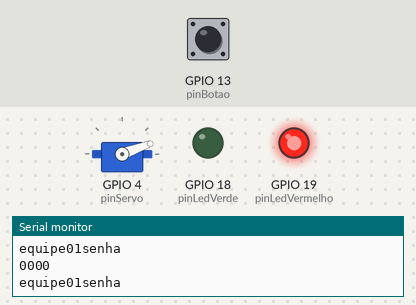
Simulated run of this sketch. Board: ESP32. Parts: servo, output pins drawn as LEDs (lit = HIGH), the last lines printed to the serial monitor. Dashed ring = blinking. Inputs (shaded band) come from the test bench; at power-on: GPIO 13 (pinBotao) HIGH. WiFi joins after 1.5 s; servers stay silent unless stated; no MQTT or app messages arrive unless stated.

Above: at 2.7 s.
2.8 s: GPIO 13 (pinBotao) pulled LOW for 1 s
At 3.9 s:
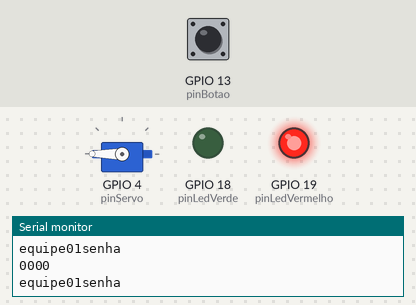
9.0 s: GPIO 13 (pinBotao) pulled LOW for 3.2 s
At 10.4 s:
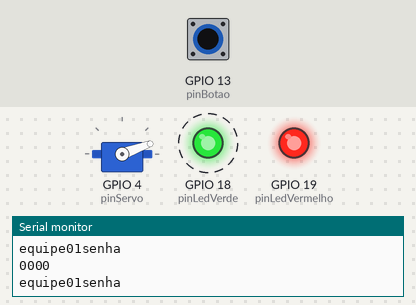
Timing chart, 0 to 14.1 s (numbered marks = the images above; inputs shaded):
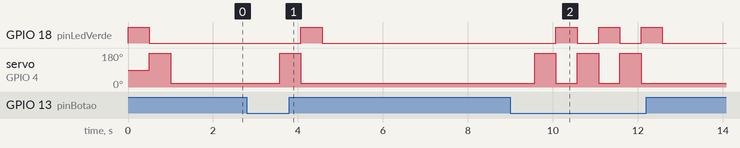

The sketch:

MQTTCofre.ino
```cpp
#include <WiFi.h>
#include <PubSubClient.h>
#include <ESP32Servo.h>
#include <Arduino.h>

#define pinLedVermelho 19
#define pinLedVerde 18
#define pinBotao 13
#define pinServo 4

Servo servo;

String minhaSenha = "0000";
String mensagem = "";
String aux = "";
bool enviado = false;
bool tentativaSenha = false;
bool mqttStatus = 0;
int valorCorreto = 0;

const char* ssid = "connect_modulo"; // REDE
const char* password = "C0n3ct@!"; // SENHA

// MQTT Broker
const char *mqtt_broker = "broker.hivemq.com";  //Host do broket
const char *topic = "equipe01";                //Topico a ser subscrito e publicado
const char *topicResp = "equipe01/resp";    //Topico a ser subscrito e publicado
const char *mqtt_username = "";            //Usuario
const char *mqtt_password = "";            //Senha
const int mqtt_port = 1883;                //Porta
int qtdCaractere = 4;

//Objetos
WiFiClient espClient;
PubSubClient client(espClient);

//Prototipos
bool connectMQTT();
void callback(char *topic, byte * payload, unsigned int length);

void setup(void){
  Serial.begin(9600);

  // Conectar
  WiFi.begin(ssid, password);

  servo.attach(pinServo);
  pinMode(pinLedVermelho, OUTPUT);
  pinMode(pinLedVerde, OUTPUT);
  pinMode(pinBotao, INPUT_PULLUP);
  ativaLeds();
  ativaServo();

  //Aguardando conexão
  Serial.println();
  Serial.print("Conectando");
  while (WiFi.status() != WL_CONNECTED) {
    delay(500);
    Serial.print(".");
  }
  Serial.println("");
  Serial.println("WiFi connected");

  //Envia IP através da UART
  Serial.println(WiFi.localIP());

  mqttStatus =  connectMQTT();
}

void loop() {
 static long long pooling  = 0;
  if (mqttStatus){

    client.loop();

    if (millis() > pooling +1000){
      pooling = millis();
      String topico = String(topic) + "senha. Cofre Trancado, defina nova senha";
      if(extrairLadoEsquerdo(mensagem, 13) == String(topic) + "senha"){
        minhaSenha = extrairLadoDireito(mensagem, qtdCaractere);
      }else if(!digitalRead(pinBotao)){
        client.publish(topic, topico.c_str());
        resetCofre();
      }

      if(enviado && extrairLadoEsquerdo(mensagem, 13) != String(topic) + "senha" && valorCorreto != qtdCaractere){
        client.publish(topicResp, analisaSenha(extrairLadoDireito(mensagem, qtdCaractere), minhaSenha).c_str());
        enviado = false;
      }

      Serial.println(minhaSenha);
      Serial.println(mensagem);
      Serial.println(extrairLadoEsquerdo(mensagem, 13));
      Serial.println(String(topic) + "senha");

      if(minhaSenha == "0000"){
        valorCorreto = 0;
      }else if(valorCorreto == qtdCaractere){
        abrirTranca();
        String invasor = extrairLadoEsquerdo(mensagem, 8)+" invadiu o seu cofre!!!";
        client.publish(topic, invasor.c_str());
      }else if(valorCorreto == 3 && tentativaSenha){
        tentandoAbrir();
        tentativaSenha = false;
      }
    }
  }
}


bool connectMQTT() {
  byte tentativa = 0;
  client.setServer(mqtt_broker, mqtt_port);
  client.setCallback(callback);

  do {
    String client_id = "BOBSIEN-";
    client_id += String(WiFi.macAddress());

    if (client.connect(client_id.c_str(), mqtt_username, mqtt_password)) {
      Serial.println("Exito na conexão:");
      Serial.printf("Cliente %s conectado ao broker\n", client_id.c_str());
    } else {
      Serial.print("Falha ao conectar: ");
      Serial.print(client.state());
      Serial.println();
      Serial.print("Tentativa: ");
      Serial.println(tentativa);
      delay(2000);
    }
    tentativa++;
  } while (!client.connected() && tentativa < 5);

  if (tentativa < 5) {
    // publish and subscribe
    client.publish(topic, "{testeOK}");
    client.subscribe(topic);
    return 1;
  } else {
    Serial.println("Não conectado");
    return 0;
  }
}

void callback(char *topic, byte * payload, unsigned int length) {
  mensagem = "";
  enviado=true;
  Serial.print("Message arrived in topic: ");
  Serial.println(topic);
  Serial.print("Message:");
  for (int i = 0; i < length; i++) {
    Serial.print((char) payload[i]);
    mensagem += (char)payload[i];
  }
  Serial.println();
  Serial.println("-----------------------");
}

void ativaServo(){
  servo.write(180);
  delay(500);
  servo.write(20);
}

void ativaLeds(){
  digitalWrite(pinLedVermelho, HIGH);
  digitalWrite(pinLedVerde, HIGH);
  delay(500);
  digitalWrite(pinLedVerde, LOW);
}

void tentandoAbrir(){
  servo.write(20);
  digitalWrite(pinLedVerde, HIGH);
  delay(100);
  servo.write(0);
  digitalWrite(pinLedVerde, LOW);
  delay(100);
  servo.write(20);
  digitalWrite(pinLedVerde, HIGH);
  delay(100);
  servo.write(0);
  digitalWrite(pinLedVerde, LOW);
}

void abrirTranca(){
  servo.write(180);
  digitalWrite(pinLedVermelho, LOW);
  digitalWrite(pinLedVerde, HIGH);
}

void resetCofre(){
  ativaServo();
  ativaLeds();
  minhaSenha = "0000";
  enviado = false;
}

String extrairLadoEsquerdo(const String& palavra, int tamanho) {
    return palavra.substring(0, tamanho);
}

String extrairLadoDireito(const String& palavra, int tamanho) {
    int tamanhoTotal = palavra.length();
    return palavra.substring(tamanhoTotal - tamanho);
}

String analisaSenha(String senha, String minhaSenha){
  int bom = 0;
  int otimo = 0;
  valorCorreto = 0;

  // Converter String para char array (C-style string)
  char senha_array[qtdCaractere+1];
  char minhaSenha_array[qtdCaractere+1];
  senha.toCharArray(senha_array, qtdCaractere+1); // 5 caracteres incluindo o terminador nulo
  minhaSenha.toCharArray(minhaSenha_array, qtdCaractere+1); // 5 caracteres incluindo o terminador nulo

  // Vetor para armazenar cada letra da palavra
  char numeroSenha[qtdCaractere];
  char numeroMinhaSenha[qtdCaractere];

  // Copiar cada letra para o vetor
  for (int i = 0; i < qtdCaractere; i++) {
    numeroSenha[i] = senha_array[i];
    numeroMinhaSenha[i] = minhaSenha_array[i];
  }

  for(int i=0; i<qtdCaractere; i++){
    for(int j=0; j<qtdCaractere; j++){
      if(numeroSenha[i] == numeroMinhaSenha[j]){
        bom++;
      }
      if(i == j && numeroSenha[i] == numeroMinhaSenha[j]){
        bom--;
        otimo++;
      }
    }
  }

  if(otimo == qtdCaractere){
    valorCorreto = qtdCaractere;
  }else if(otimo >= 3 || bom >= 3 || (otimo+bom) >= 3){
    valorCorreto = 3;
  }

  if(aux != senha){
    aux = senha;
    tentativaSenha=true;
  }

  return senha + ": "+ String(bom) + " Bom "+String(otimo)+" Otimo";
}
```

Measured:
- after the input at 2.8 s, GPIO 18 (pinLedVerde): LOW → HIGH after 1.3 s, → LOW 0.50 s later; servo on GPIO 4 (pinServo): 20° → 180° after 0.77 s, → 20° 0.50 s later
- after the input at 9.0 s, GPIO 18 (pinLedVerde): alternates HIGH for 0.50 s and LOW for 0.50 s, 6 changes in all, then stays LOW, starting after 1.1 s; servo on GPIO 4 (pinServo): alternates 180° for 0.50 s and 20° for 0.50 s, 6 changes in all, then stays 20°, starting after 0.57 s
